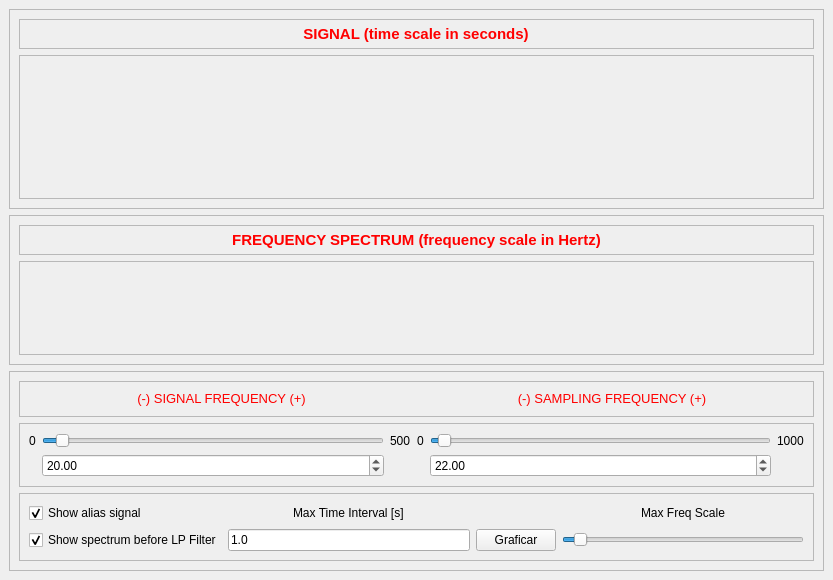
<?xml version="1.0" encoding="UTF-8"?>
<ui version="4.0">
 <class>MainWindow</class>
 <widget class="QMainWindow" name="MainWindow">
  <property name="geometry">
   <rect>
    <x>0</x>
    <y>0</y>
    <width>833</width>
    <height>580</height>
   </rect>
  </property>
  <property name="windowTitle">
   <string>MainWindow</string>
  </property>
  <property name="unifiedTitleAndToolBarOnMac">
   <bool>false</bool>
  </property>
  <widget class="QWidget" name="centralwidget">
   <layout class="QVBoxLayout" name="verticalLayout">
    <item>
     <widget class="QFrame" name="frame_3">
      <property name="minimumSize">
       <size>
        <width>0</width>
        <height>200</height>
       </size>
      </property>
      <property name="maximumSize">
       <size>
        <width>16777215</width>
        <height>16777215</height>
       </size>
      </property>
      <property name="frameShape">
       <enum>QFrame::StyledPanel</enum>
      </property>
      <property name="frameShadow">
       <enum>QFrame::Raised</enum>
      </property>
      <layout class="QVBoxLayout" name="verticalLayout_7">
       <item>
        <widget class="QFrame" name="frame_8">
         <property name="sizePolicy">
          <sizepolicy hsizetype="Preferred" vsizetype="Maximum">
           <horstretch>0</horstretch>
           <verstretch>0</verstretch>
          </sizepolicy>
         </property>
         <property name="maximumSize">
          <size>
           <width>16777215</width>
           <height>30</height>
          </size>
         </property>
         <property name="frameShape">
          <enum>QFrame::StyledPanel</enum>
         </property>
         <property name="frameShadow">
          <enum>QFrame::Raised</enum>
         </property>
         <layout class="QHBoxLayout" name="horizontalLayout_9">
          <property name="spacing">
           <number>0</number>
          </property>
          <property name="leftMargin">
           <number>0</number>
          </property>
          <property name="topMargin">
           <number>0</number>
          </property>
          <property name="rightMargin">
           <number>0</number>
          </property>
          <property name="bottomMargin">
           <number>0</number>
          </property>
          <item>
           <widget class="QLabel" name="label_8">
            <property name="enabled">
             <bool>true</bool>
            </property>
            <property name="sizePolicy">
             <sizepolicy hsizetype="Fixed" vsizetype="Fixed">
              <horstretch>2</horstretch>
              <verstretch>0</verstretch>
             </sizepolicy>
            </property>
            <property name="text">
             <string>&lt;html&gt;&lt;head/&gt;&lt;body&gt;&lt;p align=&quot;center&quot;&gt;&lt;span style=&quot; font-size:11pt; font-weight:600; color:#ff0000;&quot;&gt;SIGNAL (time scale in seconds)&lt;/span&gt;&lt;/p&gt;&lt;/body&gt;&lt;/html&gt;</string>
            </property>
           </widget>
          </item>
         </layout>
        </widget>
       </item>
       <item>
        <widget class="QFrame" name="temporalPlot">
         <property name="frameShape">
          <enum>QFrame::StyledPanel</enum>
         </property>
         <property name="frameShadow">
          <enum>QFrame::Raised</enum>
         </property>
         <layout class="QVBoxLayout" name="verticalLayout_9">
          <property name="spacing">
           <number>0</number>
          </property>
          <property name="leftMargin">
           <number>0</number>
          </property>
          <property name="topMargin">
           <number>0</number>
          </property>
          <property name="rightMargin">
           <number>0</number>
          </property>
          <property name="bottomMargin">
           <number>0</number>
          </property>
          <item>
           <layout class="QHBoxLayout" name="temporal_layout">
            <property name="spacing">
             <number>0</number>
            </property>
           </layout>
          </item>
         </layout>
        </widget>
       </item>
      </layout>
     </widget>
    </item>
    <item>
     <widget class="QFrame" name="frame_2">
      <property name="minimumSize">
       <size>
        <width>0</width>
        <height>150</height>
       </size>
      </property>
      <property name="maximumSize">
       <size>
        <width>16777215</width>
        <height>150</height>
       </size>
      </property>
      <property name="frameShape">
       <enum>QFrame::StyledPanel</enum>
      </property>
      <property name="frameShadow">
       <enum>QFrame::Raised</enum>
      </property>
      <layout class="QVBoxLayout" name="verticalLayout_6">
       <item>
        <widget class="QFrame" name="frame_6">
         <property name="sizePolicy">
          <sizepolicy hsizetype="Preferred" vsizetype="Maximum">
           <horstretch>0</horstretch>
           <verstretch>0</verstretch>
          </sizepolicy>
         </property>
         <property name="maximumSize">
          <size>
           <width>16777215</width>
           <height>30</height>
          </size>
         </property>
         <property name="frameShape">
          <enum>QFrame::StyledPanel</enum>
         </property>
         <property name="frameShadow">
          <enum>QFrame::Raised</enum>
         </property>
         <layout class="QHBoxLayout" name="horizontalLayout_8">
          <property name="spacing">
           <number>0</number>
          </property>
          <property name="leftMargin">
           <number>0</number>
          </property>
          <property name="topMargin">
           <number>0</number>
          </property>
          <property name="rightMargin">
           <number>0</number>
          </property>
          <property name="bottomMargin">
           <number>0</number>
          </property>
          <item>
           <widget class="QLabel" name="label_7">
            <property name="enabled">
             <bool>true</bool>
            </property>
            <property name="sizePolicy">
             <sizepolicy hsizetype="Fixed" vsizetype="Fixed">
              <horstretch>2</horstretch>
              <verstretch>0</verstretch>
             </sizepolicy>
            </property>
            <property name="text">
             <string>&lt;html&gt;&lt;head/&gt;&lt;body&gt;&lt;p align=&quot;center&quot;&gt;&lt;span style=&quot; font-size:11pt; font-weight:600; color:#ff0000;&quot;&gt;FREQUENCY SPECTRUM (frequency scale in Hertz)&lt;/span&gt;&lt;/p&gt;&lt;/body&gt;&lt;/html&gt;</string>
            </property>
           </widget>
          </item>
         </layout>
        </widget>
       </item>
       <item>
        <widget class="QFrame" name="frequencyPlot">
         <property name="frameShape">
          <enum>QFrame::StyledPanel</enum>
         </property>
         <property name="frameShadow">
          <enum>QFrame::Raised</enum>
         </property>
         <layout class="QVBoxLayout" name="verticalLayout_8">
          <property name="spacing">
           <number>0</number>
          </property>
          <property name="leftMargin">
           <number>0</number>
          </property>
          <property name="topMargin">
           <number>0</number>
          </property>
          <property name="rightMargin">
           <number>0</number>
          </property>
          <property name="bottomMargin">
           <number>0</number>
          </property>
          <item>
           <layout class="QVBoxLayout" name="frequency_layout"/>
          </item>
         </layout>
        </widget>
       </item>
      </layout>
     </widget>
    </item>
    <item>
     <widget class="QFrame" name="frame">
      <property name="maximumSize">
       <size>
        <width>16777215</width>
        <height>200</height>
       </size>
      </property>
      <property name="frameShape">
       <enum>QFrame::StyledPanel</enum>
      </property>
      <property name="frameShadow">
       <enum>QFrame::Raised</enum>
      </property>
      <layout class="QVBoxLayout" name="verticalLayout_2">
       <item>
        <widget class="QFrame" name="frame_5">
         <property name="frameShape">
          <enum>QFrame::StyledPanel</enum>
         </property>
         <property name="frameShadow">
          <enum>QFrame::Raised</enum>
         </property>
         <layout class="QVBoxLayout" name="verticalLayout_3">
          <item>
           <layout class="QHBoxLayout" name="horizontalLayout">
            <item>
             <widget class="QLabel" name="label_2">
              <property name="text">
               <string>&lt;html&gt;&lt;head/&gt;&lt;body&gt;&lt;p align=&quot;center&quot;&gt;&lt;span style=&quot; font-size:10pt; color:#ff0000;&quot;&gt;(-) SIGNAL FREQUENCY (+)&lt;/span&gt;&lt;/p&gt;&lt;/body&gt;&lt;/html&gt;</string>
              </property>
             </widget>
            </item>
            <item>
             <widget class="QLabel" name="label">
              <property name="text">
               <string>&lt;html&gt;&lt;head/&gt;&lt;body&gt;&lt;p align=&quot;center&quot;&gt;&lt;span style=&quot; font-size:10pt; color:#ff0000;&quot;&gt;(-) SAMPLING FREQUENCY (+)&lt;/span&gt;&lt;/p&gt;&lt;/body&gt;&lt;/html&gt;</string>
              </property>
             </widget>
            </item>
           </layout>
          </item>
         </layout>
        </widget>
       </item>
       <item>
        <widget class="QFrame" name="frame_4">
         <property name="maximumSize">
          <size>
           <width>16777215</width>
           <height>75</height>
          </size>
         </property>
         <property name="frameShape">
          <enum>QFrame::StyledPanel</enum>
         </property>
         <property name="frameShadow">
          <enum>QFrame::Raised</enum>
         </property>
         <layout class="QVBoxLayout" name="verticalLayout_4">
          <item>
           <layout class="QGridLayout" name="gridLayout_2">
            <item row="0" column="0">
             <widget class="QLabel" name="label_3">
              <property name="text">
               <string>0</string>
              </property>
             </widget>
            </item>
            <item row="0" column="1">
             <widget class="QSlider" name="sliderSignalFreq">
              <property name="maximum">
               <number>500</number>
              </property>
              <property name="singleStep">
               <number>1</number>
              </property>
              <property name="value">
               <number>20</number>
              </property>
              <property name="sliderPosition">
               <number>20</number>
              </property>
              <property name="tracking">
               <bool>true</bool>
              </property>
              <property name="orientation">
               <enum>Qt::Horizontal</enum>
              </property>
              <property name="tickPosition">
               <enum>QSlider::NoTicks</enum>
              </property>
              <property name="tickInterval">
               <number>500</number>
              </property>
             </widget>
            </item>
            <item row="0" column="5">
             <widget class="QLabel" name="label_6">
              <property name="text">
               <string>1000</string>
              </property>
             </widget>
            </item>
            <item row="0" column="2">
             <widget class="QLabel" name="label_4">
              <property name="text">
               <string>500</string>
              </property>
             </widget>
            </item>
            <item row="0" column="3">
             <widget class="QLabel" name="label_5">
              <property name="text">
               <string>0</string>
              </property>
             </widget>
            </item>
            <item row="1" column="4">
             <widget class="QDoubleSpinBox" name="sampleFreq">
              <property name="minimum">
               <double>0.010000000000000</double>
              </property>
              <property name="maximum">
               <double>1000.000000000000000</double>
              </property>
              <property name="value">
               <double>22.000000000000000</double>
              </property>
             </widget>
            </item>
            <item row="0" column="4">
             <widget class="QSlider" name="sliderSampleFreq">
              <property name="minimum">
               <number>1</number>
              </property>
              <property name="maximum">
               <number>1000</number>
              </property>
              <property name="value">
               <number>22</number>
              </property>
              <property name="sliderPosition">
               <number>22</number>
              </property>
              <property name="orientation">
               <enum>Qt::Horizontal</enum>
              </property>
              <property name="tickPosition">
               <enum>QSlider::NoTicks</enum>
              </property>
              <property name="tickInterval">
               <number>10000</number>
              </property>
             </widget>
            </item>
            <item row="1" column="1">
             <widget class="QDoubleSpinBox" name="signalFreq">
              <property name="maximum">
               <double>500.000000000000000</double>
              </property>
              <property name="value">
               <double>20.000000000000000</double>
              </property>
             </widget>
            </item>
           </layout>
          </item>
         </layout>
        </widget>
       </item>
       <item>
        <widget class="QFrame" name="frame_10">
         <property name="maximumSize">
          <size>
           <width>16777215</width>
           <height>75</height>
          </size>
         </property>
         <property name="frameShape">
          <enum>QFrame::StyledPanel</enum>
         </property>
         <property name="frameShadow">
          <enum>QFrame::Raised</enum>
         </property>
         <layout class="QGridLayout" name="gridLayout">
          <item row="2" column="1">
           <widget class="QLineEdit" name="maxIntervalDouble">
            <property name="text">
             <string>1.0</string>
            </property>
           </widget>
          </item>
          <item row="0" column="0">
           <widget class="QCheckBox" name="aliasCheck">
            <property name="text">
             <string>Show alias signal</string>
            </property>
            <property name="checked">
             <bool>true</bool>
            </property>
           </widget>
          </item>
          <item row="0" column="1" alignment="Qt::AlignHCenter">
           <widget class="QLabel" name="label_10">
            <property name="text">
             <string>Max Time Interval [s]</string>
            </property>
           </widget>
          </item>
          <item row="2" column="0">
           <widget class="QCheckBox" name="filterCheck">
            <property name="text">
             <string>Show spectrum before LP Filter</string>
            </property>
            <property name="checked">
             <bool>true</bool>
            </property>
           </widget>
          </item>
          <item row="0" column="3" alignment="Qt::AlignHCenter">
           <widget class="QLabel" name="label_9">
            <property name="text">
             <string>Max Freq Scale</string>
            </property>
           </widget>
          </item>
          <item row="2" column="3">
           <widget class="QSlider" name="scaleSlider">
            <property name="minimum">
             <number>1</number>
            </property>
            <property name="maximum">
             <number>1000</number>
            </property>
            <property name="sliderPosition">
             <number>50</number>
            </property>
            <property name="orientation">
             <enum>Qt::Horizontal</enum>
            </property>
           </widget>
          </item>
          <item row="2" column="2">
           <widget class="QPushButton" name="plotButton">
            <property name="text">
             <string>Graficar</string>
            </property>
           </widget>
          </item>
         </layout>
        </widget>
       </item>
      </layout>
     </widget>
    </item>
   </layout>
  </widget>
 </widget>
 <resources/>
 <connections/>
</ui>
